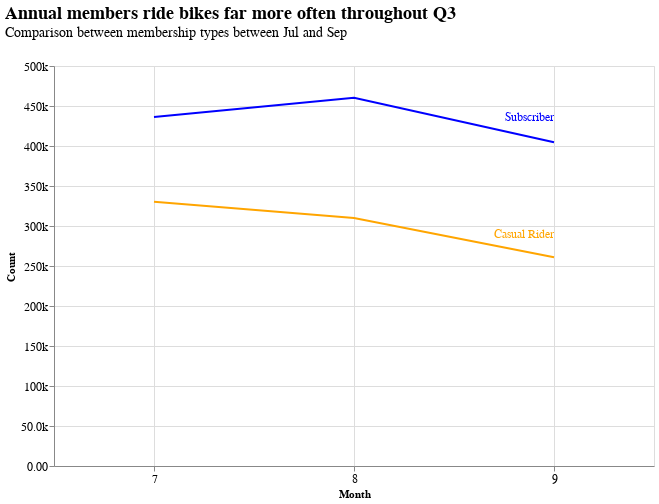

The cell this chart's notebook holds for it:
### Markdown cell above
- Bagaimana trend penggunaan sepeda di setiap membership?

### Code cell
member_mth = pd.crosstab(index=df['month'], columns=df['member_casual']).reset_index()
casual = alt.Chart(member_mth).mark_line(color='orange').encode(
    x=alt.X('month:N', title='Month', axis=alt.Axis(labelAngle=0)),
    y=alt.Y('casual', title='Count').axis(format=".3s")
).properties(
    width=600,
    height=400
)
member = alt.Chart(member_mth).mark_line(color='blue').encode(
    x=alt.X('month:N'),
    y=alt.Y('subscriber:Q')
).properties(
    width=600,
    height=400
)

# annual member text annotation
annual_member_annotation = alt.Chart(member_mth.tail(1)).mark_text(
    align='right',
    baseline='middle',
    dx=0,  
    dy=-25,  
    color='blue',  
    fontSize=12
).encode(
    x=alt.X('month:N'),
    y=alt.Y('subscriber:Q'),
    text=alt.value('Subscriber')
)

# casual rider text annotation
casual_annotation = alt.Chart(member_mth.tail(1)).mark_text(
    align='right',
    baseline='middle',
    dx=0,  
    dy=-23,  
    color='orange',  
    fontSize=12
).encode(
    x=alt.X('month:N'),
    y=alt.Y('casual:Q'),
    text=alt.value('Casual Rider')
)

(casual + member + annual_member_annotation + casual_annotation).properties(
    title=alt.Title('Annual members ride bikes far more often throughout Q3',
                    subtitle='Comparison between membership types between Jul and Sep',
                    anchor='start',
                    fontSize=18,
                    subtitleFontSize=14,
                    offset=20,),
                        width=600,
                        height=400
).configure_axis(
    grid=True,
    labelFontSize=12
).configure_view(
    stroke="#ddd"
)

### Figure 1 — Vega-Lite specification as saved in the notebook (floating-point values rounded to 4 significant figures)
{"config": {"view": {"continuousWidth": 300, "continuousHeight": 300, "stroke": "#ddd"}, "axis": {"grid": true, "labelFontSize": 12}}, "layer": [{"mark": {"type": "line", "color": "orange"}, "encoding": {"x": {"axis": {"labelAngle": 0}, "field": "month", "title": "Month", "type": "nominal"}, "y": {"axis": {"format": ".3s"}, "field": "casual", "title": "Count", "type": "quantitative"}}}, {"mark": {"type": "line", "color": "blue"}, "encoding": {"x": {"field": "month", "type": "nominal"}, "y": {"field": "subscriber", "type": "quantitative"}}}, {"data": {"name": "data-d471d1f25df899f2d7b036a77c496108"}, "mark": {"type": "text", "align": "right", "baseline": "middle", "color": "blue", "dx": 0, "dy": -25, "fontSize": 12}, "encoding": {"text": {"value": "Subscriber"}, "x": {"field": "month", "type": "nominal"}, "y": {"field": "subscriber", "type": "quantitative"}}}, {"data": {"name": "data-d471d1f25df899f2d7b036a77c496108"}, "mark": {"type": "text", "align": "right", "baseline": "middle", "color": "orange", "dx": 0, "dy": -23, "fontSize": 12}, "encoding": {"text": {"value": "Casual Rider"}, "x": {"field": "month", "type": "nominal"}, "y": {"field": "casual", "type": "quantitative"}}}], "data": {"name": "data-e5846becc99c4d5c50e7d772a43da8d6"}, "height": 400, "title": {"text": "Annual members ride bikes far more often throughout Q3", "anchor": "start", "fontSize": 18, "offset": 20, "subtitle": "Comparison between membership types between Jul and Sep", "subtitleFontSize": 14}, "width": 600, "$schema": "https://vega.github.io/schema/vega-lite/v5.16.3.json", "datasets": {"data-e5846becc99c4d5c50e7d772a43da8d6": [{"month": 7, "casual": 330248, "subscriber": 436148}, {"month": 8, "casual": 310055, "subscriber": 460381}, {"month": 9, "casual": 260937, "subscriber": 404596}], "data-d471d1f25df899f2d7b036a77c496108": [{"month": 9, "casual": 260937, "subscriber": 404596}]}}
